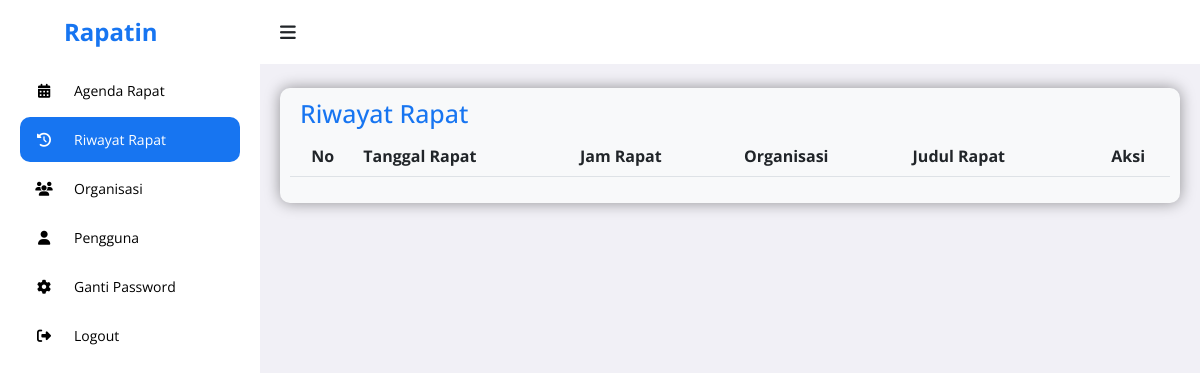
/admin/riwayat.php (signed in), run on an earlier commit of the app's database.
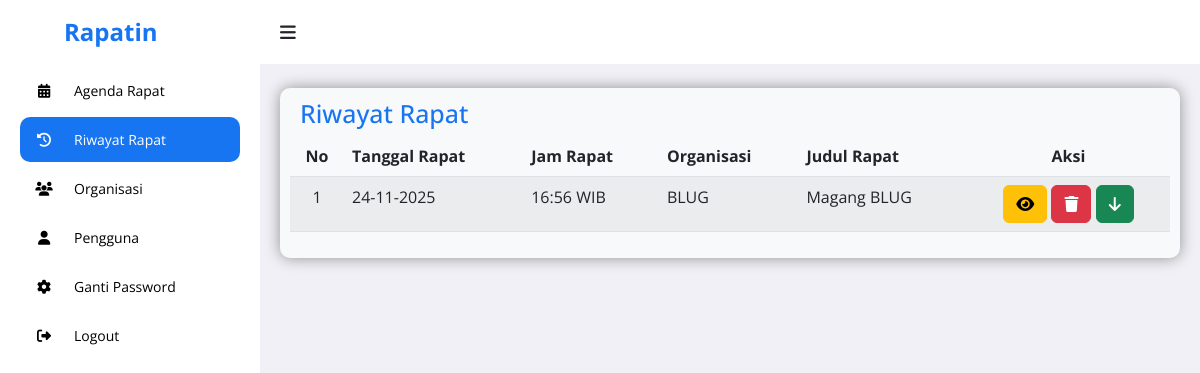
And on a later commit of the database.
### tables this page shows
CREATE TABLE `agenda_rapat` (
  `id_rapat` int NOT NULL,
  `tanggal_rapat` date NOT NULL,
  `jam_rapat` time NOT NULL,
  `judul_rapat` varchar(255) NOT NULL,
  `ruang_rapat` varchar(100) DEFAULT NULL,
  `keterangan` text,
  `notulen_file` varchar(255) DEFAULT NULL,
  `id_organisasi` int NOT NULL,
  `id_pembuat` int NOT NULL
);

CREATE TABLE `organisasi` (
  `id_organisasi` int NOT NULL,
  `nama_organisasi` varchar(255) NOT NULL
);

### admin/riwayat.php (the view, shortened to what this page needs)
<?php
include '../php/koneksi.php';
$id_pembuat_rapat = $_SESSION['id_user'] ?? null;
$list_riwayat = [];
if ($id_pembuat_rapat) {
    $sql_read = "SELECT
                    r.*,
                    o.nama_organisasi
                 FROM agenda_rapat r
                 JOIN organisasi o ON r.id_organisasi = o.id_organisasi
                 WHERE r.id_pembuat = '$id_pembuat_rapat'
                 -- Hanya ambil rapat yang sudah berlangsung/terlewat
                 AND CONCAT(r.tanggal_rapat, ' ', r.jam_rapat) <= NOW()
                 ORDER BY r.tanggal_rapat DESC, r.jam_rapat DESC";
    $q_read = mysqli_query($koneksi, $sql_read);
    while ($r_read = mysqli_fetch_assoc($q_read)) {
        $list_riwayat[] = $r_read;
    }
}
?>
<!DOCTYPE html>
<html lang="en">
<head>
	<link rel="stylesheet" href="https://cdnjs.cloudflare.com/ajax/libs/font-awesome/6.4.0/css/all.min.css">
	<link rel="stylesheet" href="https://cdn.jsdelivr.net/npm/bootstrap@5.2.3/dist/css/bootstrap.min.css">
	<link rel="stylesheet" href="https://cdn.datatables.net/2.3.4/css/dataTables.bootstrap5.css">
	<link rel="stylesheet" href="https://unpkg.com/aos@next/dist/aos.css" />
	<link rel="stylesheet" href="../assets/admin.css">
</head>
<body>
	<section id="sidebar">
		<a href="../landing/index.php" data-aos="fade-down" class="logo ps-3"><i class='ps-5'></i> Rapatin</a>
		<ul class="side-menu" data-aos="fade-right">
			<li><a href="agenda.php"><i class="fa-solid fa-calendar-days icon"></i> Agenda Rapat</a></li>
			<li><a href="riwayat.php" class="active"><i class="fa-solid fa-clock-rotate-left icon"></i> Riwayat Rapat</a></li>
			<li><a href="organisasi.php"><i class="fa-solid fa-users icon"></i> Organisasi</a></li>
			<li><a href="manage_user.php"><i class="fa-solid fa-user icon"></i> Pengguna</a></li>
			<li><a href="pengaturan.php"><i class="fa-solid fa-gear icon"></i> Ganti Password</a></li>
			<li><a href="logout.php"><i class="fa-solid fa-right-from-bracket icon"></i> Logout</a></li>
		</ul>
	</section>
	<section id="content">
		<nav class="atas">
			<i data-aos="fade-right" class='fa-solid fa-bars toggle-sidebar' ></i>
		</nav>
		<main>
			<div data-aos="fade-down" class="rapat bg-light">
				<div class="tableheader">
					<h2>Riwayat Rapat</h2>
				</div>
				<table id="example" class="table table-striped">
        			<thead>
        			    <tr>
        			        <th class="text-center">No</th>
        			        <th>Tanggal Rapat</th>
        			        <th>Jam Rapat</th>
        			        <th>Organisasi</th>
        			        <th>Judul Rapat</th>
        			        <th class="text-center">Aksi</th>
        			    </tr>
        			</thead>
        			<tbody>
					    <?php $no = 1; foreach ($list_riwayat as $rapat) : ?>
					    <tr>
					        <td class="text-center"><?php echo $no++; ?></td>
    				        <td><?php echo htmlspecialchars(date('d-m-Y', strtotime($rapat['tanggal_rapat']))); ?></td>
    				        <td><?php echo htmlspecialchars(date('H:i', strtotime($rapat['jam_rapat'])) . ' WIB'); ?></td>
    				        <td><?php echo htmlspecialchars($rapat['nama_organisasi']); ?></td>
    				        <td><?php echo htmlspecialchars($rapat['judul_rapat']); ?></td>
					        <td class="text-center">
								<button type="button" class="btn btn-warning aksi view-rapat-btn" data-bs-toggle="modal" data-bs-target="#viewModal" data-id="<?php echo $rapat['id_rapat']; ?>"><i class="fa-solid fa-eye"></i></button>
								<button type="button" class="btn btn-danger aksi" data-bs-toggle="modal" data-bs-target="#deletemodal" data-id="<?php echo $rapat['id_rapat']; ?>"><i class="fa-solid fa-trash"></i></i></button>
								<button type="button" class="btn btn-success aksi print-rapat-detail-btn" title="Download Detail Rapat PDF" data-id="<?php echo $rapat['id_rapat']; ?>"><i class="fa-solid fa-arrow-down"></i></button>
							</td>
					    </tr>
					    <?php endforeach; ?>
        			</tbody>
    			</table>
			</div>
		</main>
		</section>
</body>
</html>

What changed in the data, as far as the page shows it:
added agenda_rapat: tanggal_rapat "24-11-2025", jam_rapat "16:56 WIB", id_organisasi.nama_organisasi "BLUG", judul_rapat "Magang BLUG"
